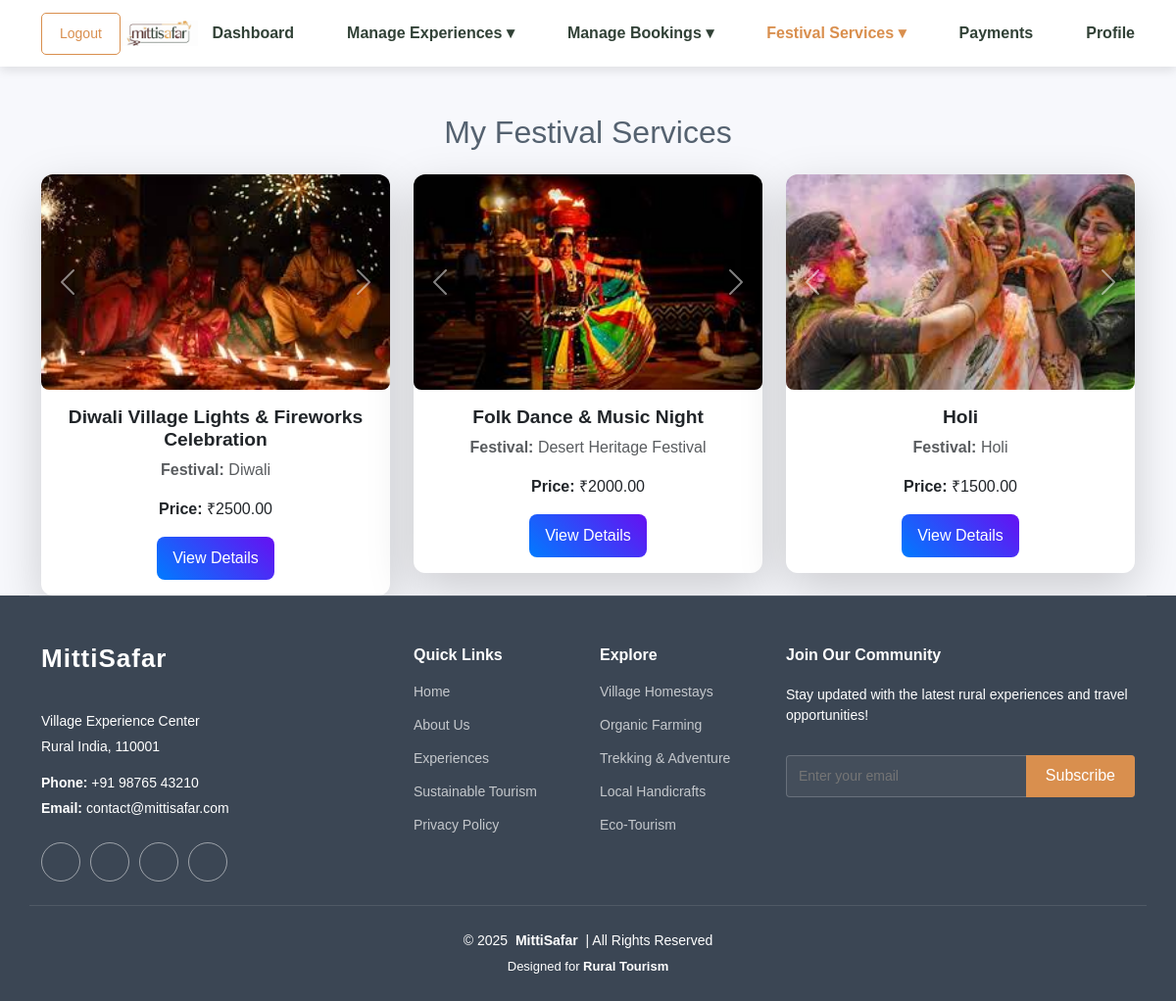
Screenshot of /hosts/view_festival_services.php (signed in) with the database file from the repository.
### tables this page shows
CREATE TABLE `festival_services` (
  `service_id` int(11) NOT NULL,
  `host_id` int(11) NOT NULL,
  `title` varchar(255) NOT NULL,
  `description` text NOT NULL,
  `festival_name` varchar(100) NOT NULL,
  `price` decimal(10,2) NOT NULL,
  `availability` longtext NOT NULL CHECK (json_valid(`availability`)),
  `status` enum('pending','approved','rejected') DEFAULT 'pending',
  `created_at` timestamp NOT NULL DEFAULT current_timestamp(),
  `image` longtext NOT NULL CHECK (json_valid(`image`)),
  `max_group_size` int(11) NOT NULL DEFAULT 10
);

### hosts/view_festival_services.php (the view, shortened to what this page needs)
<?php
include '../config/db_connect.php';
$host_id = $_SESSION['host_id'];
$query = "SELECT service_id, title, festival_name, price, image FROM festival_services WHERE host_id = ? ORDER BY created_at DESC";
$stmt = mysqli_prepare($conn, $query);
mysqli_stmt_bind_param($stmt, "i", $host_id);
mysqli_stmt_execute($stmt);
$result = mysqli_stmt_get_result($stmt);
?>
<!DOCTYPE html>
<html lang="en">
<head>
    <link rel="stylesheet" href="../assets/vendor/bootstrap/css/bootstrap.min.css">
    <link rel="stylesheet" href="https://cdnjs.cloudflare.com/ajax/libs/animate.css/4.1.1/animate.min.css">
    <link rel="stylesheet" href="../assets/css/main.css">
</head>
<body>
<?php include_once("../includes/host_header.php"); ?>
<main class="main">
    <div class="container mt-5">
        <h2 class="text-center mb-4">My Festival Services</h2>
        <div class="row gy-4">
            <?php while ($row = mysqli_fetch_assoc($result)):
                $images = json_decode($row['image'], true);
            ?>
                <div class="col-md-6 col-lg-4">
                    <div class="card shadow-lg">
                        <div id="carousel-<?= $row['service_id']; ?>" class="carousel slide" data-bs-ride="carousel">
                            <div class="carousel-inner">
                                <?php foreach ($images as $index => $img): ?>
                                    <div class="carousel-item <?= $index === 0 ? 'active' : ''; ?>">
                                        <img src="../<?= htmlspecialchars($img); ?>" class="d-block w-100" alt="<?= htmlspecialchars($row['title']); ?>">
                                    </div>
                                <?php endforeach; ?>
                            </div>
                            <button class="carousel-control-prev" type="button" data-bs-target="#carousel-<?= $row['service_id']; ?>" data-bs-slide="prev">
                                <span class="carousel-control-prev-icon" aria-hidden="true"></span>
                            </button>
                            <button class="carousel-control-next" type="button" data-bs-target="#carousel-<?= $row['service_id']; ?>" data-bs-slide="next">
                                <span class="carousel-control-next-icon" aria-hidden="true"></span>
                            </button>
                        </div>
                        <div class="card-body text-center">
                            <h5 class="card-title"><?= htmlspecialchars($row['title']); ?></h5>
                            <p class="text-muted"><strong>Festival:</strong> <?= htmlspecialchars($row['festival_name']); ?></p>
                            <p class="text-dark"><strong>Price:</strong> ₹<?= htmlspecialchars($row['price']); ?></p>
                            <button class="btn btn-view text-white view-details" data-id="<?= $row['service_id']; ?>">View Details</button>
                        </div>
                    </div>
                </div>
            <?php endwhile; ?>
        </div>
    </div>
</main>
<?php include_once("../includes/footer.php"); ?>
</body>
</html>

### includes/host_header.php (shortened to what this page needs)
<?php
    $current_page = basename($_SERVER['PHP_SELF']);
?>
<header id="header" class="header d-flex align-items-center sticky-top">
    <div class="container-fluid container-xl d-flex align-items-center justify-content-between">
        <a href="dashboard.php" class="logo d-flex align-items-center">
            <img src="../assets/img/logo2.png" alt="Mitti Safar Logo" class="site-logo">
        </a>
        <nav id="navmenu" class="navmenu">
            <ul class="d-flex gap-4 mb-0">
                <li><a href="host_dashboard.php" class="<?= ($current_page == 'host_dashboard.php') ? 'active' : ''; ?>">Dashboard</a></li>
                <li class="dropdown">
                    <a href="#" class="<?= ($current_page == 'view_experiences.php' || $current_page == 'add_experience.php') ? 'active' : ''; ?>">Manage Experiences ▾</a>
                </li>
                <li class="dropdown">
                    <a href="#" class="<?= ($current_page == 'view_bookings.php' || $current_page == 'approved_bookings.php' || $current_page == 'completed_bookings.php' || $current_page == 'pending_bookings.php') ? 'active' : ''; ?>">Manage Bookings ▾</a>
                </li>
                <li class="dropdown">
                    <a href="#" class="<?= ($current_page == 'view_festival_services.php' || $current_page == 'add_festival_service.php') ? 'active' : ''; ?>">Festival Services ▾</a>
                </li>
                <li><a href="payments.php" class="<?= ($current_page == 'payments.php') ? 'active' : ''; ?>">Payments</a></li>
                <li><a href="profile.php" class="<?= ($current_page == 'profile.php') ? 'active' : ''; ?>">Profile</a></li>
            </ul>
        </nav>
        <div class="header-buttons d-flex gap-3">
            <a class="btn btn-outline-primary" href="../logout.php">Logout</a>
        </div>
    </div>
</header>

### includes/footer.php (shortened to what this page needs)
  <footer id="footer" class="footer dark-background">
    <div class="container footer-top">
        <div class="row gy-4">
            <div class="col-lg-4 col-md-6 footer-about">
                <a href="index.php" class="logo d-flex align-items-center">
                    <span class="sitename">MittiSafar</span>
                </a>
                <div class="footer-contact pt-3">
                    <p>Village Experience Center</p>
                    <p>Rural India, 110001</p>
                    <p class="mt-3"><strong>Phone:</strong> <span>+91 98765 43210</span></p>
                    <p><strong>Email:</strong> <span>contact@mittisafar.com</span></p>
                </div>
                <div class="social-links d-flex mt-4">
                    <a href="#"><i class="bi bi-twitter-x"></i></a>
                    <a href="#"><i class="bi bi-facebook"></i></a>
                    <a href="#"><i class="bi bi-instagram"></i></a>
                    <a href="#"><i class="bi bi-linkedin"></i></a>
                </div>
            </div>
            <div class="col-lg-2 col-md-3 footer-links">
                <h4>Quick Links</h4>
                <ul>
                    <li><a href="#">Home</a></li>
                    <li><a href="#">About Us</a></li>
                    <li><a href="#">Experiences</a></li>
                    <li><a href="#">Sustainable Tourism</a></li>
                    <li><a href="#">Privacy Policy</a></li>
                </ul>
            </div>
            <div class="col-lg-2 col-md-3 footer-links">
                <h4>Explore</h4>
                <ul>
                    <li><a href="#">Village Homestays</a></li>
                    <li><a href="#">Organic Farming</a></li>
                    <li><a href="#">Trekking & Adventure</a></li>
                    <li><a href="#">Local Handicrafts</a></li>
                    <li><a href="#">Eco-Tourism</a></li>
                </ul>
            </div>
            <div class="col-lg-4 col-md-12 footer-newsletter">
                <h4>Join Our Community</h4>
                <p>Stay updated with the latest rural experiences and travel opportunities!</p>
                <form action="forms/newsletter.php" method="post" class="php-email-form">
                    <div class="newsletter-form">
                        <input type="email" name="email" placeholder="Enter your email">
                        <input type="submit" value="Subscribe">
                    </div>
                </form>
            </div>
        </div>
    </div>
    <div class="container copyright text-center mt-4">
        <p>&copy; 2025 <strong class="px-1 sitename">MittiSafar</strong> | All Rights Reserved</p>
        <div class="credits">
            Designed for <strong>Rural Tourism</strong>
        </div>
    </div>
</footer>

### hosts/view_festival_services.php (style rules this page uses)
body { font-family: 'Poppins', sans-serif; background-color: #f7f8fc; }
.card { border: none; border-radius: 12px; overflow: hidden; transition: transform 0.3s ease, box-shadow 0.3s ease; }
.carousel-item img { height: 220px; object-fit: cover; border-radius: 8px; }
.card-title { font-size: 1.2rem; font-weight: 600; }
.btn-view { background: linear-gradient(45deg, #007bff, #6610f2); border: none; padding: 10px 16px; transition: 0.3s; border-radius: 8px; }

### includes/host_header.php (style rules this page uses)
.header { background-color: white; box-shadow: 0px 4px 10px rgba(0, 0, 0, 0.1); padding: 12px 0; }
.site-logo { height: 70px; max-width: 100%; object-fit: contain; }
.header .logo img { margin-right: 30px; }
.navmenu ul { list-style: none; padding: 0; display: flex; align-items: center; gap: 20px; }
.navmenu ul li { display: inline-block; position: relative; }
.navmenu ul li a { text-decoration: none; font-weight: 600; color: #314136; padding: 10px 15px; transition: color 0.3s ease-in-out; font-size: 16px; }
.navmenu ul li a.active, .navmenu ul li a:hover { color: #D98F4E; }
.header-buttons .btn { font-size: 14px; padding: 10px 18px; border-radius: 5px; }
.header-buttons .btn-outline-primary { color: #D98F4E; border-color: #D98F4E; }

### rows the page displays
festival_services: shows a picture, title "Diwali Village Lights & Fireworks Celebration", festival_name "Diwali", price "2500.00"
festival_services: shows a picture, title "Folk Dance & Music Night", festival_name "Desert Heritage Festival", price "2000.00"
festival_services: shows a picture, title "Holi", festival_name "Holi", price "1500.00"
